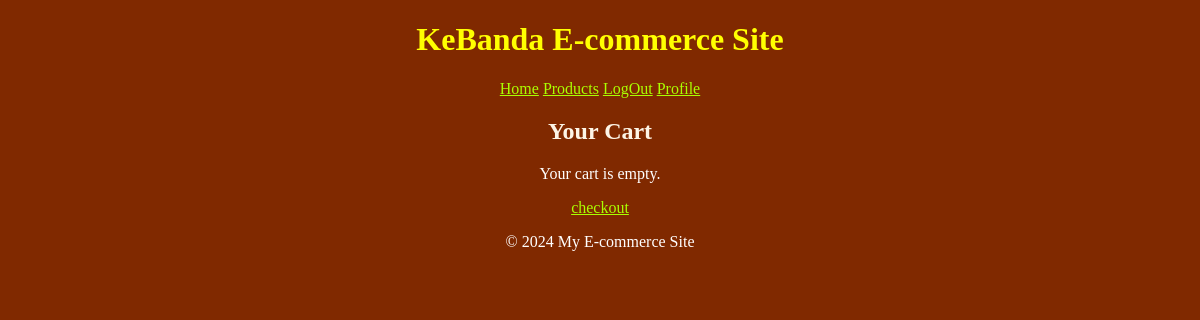
Before: /cart/detail/ (signed in) with the older database file.
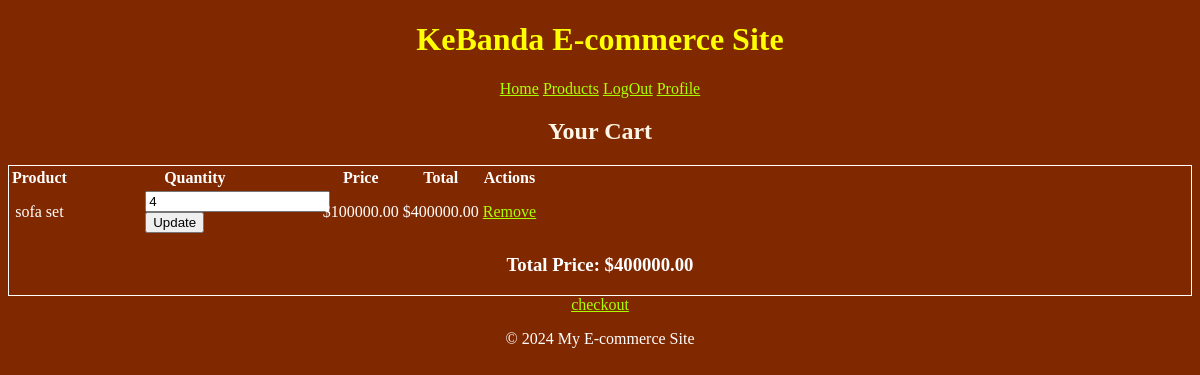
After: the same page with the newer database file.
### cart/models.py (models this page shows, shortened)
class CartItem(models.Model):
    cart = models.ForeignKey(Cart, on_delete=models.CASCADE, related_name='items')
    product = models.ForeignKey(Product, on_delete=models.CASCADE)
    quantity = models.PositiveIntegerField(default=1)
    def total_price(self):
        return self.product.price * self.quantity  # Uses product's price

class Cart(models.Model):
    user = models.ForeignKey(User, on_delete=models.CASCADE, related_name='cart')
    created_at = models.DateTimeField(auto_now_add=True)
    def total_price(self):
        return sum(item.total_price() for item in self.items.all())

### products/models.py (models this page shows, shortened)
class Product(models.Model):
    name = models.CharField(max_length=255)
    slug = models.SlugField(max_length=255, unique=True)
    description = models.TextField()
    price = models.DecimalField(max_digits=10, decimal_places=2)
    stock = models.PositiveIntegerField()
    category = models.ForeignKey(Category, on_delete=models.CASCADE, related_name='products')
    created_at = models.DateTimeField(auto_now_add=True)
    updated_at = models.DateTimeField(auto_now=True)

### cart/views.py (the view)
# urls.py: path('detail/', views.cart_detail, name='cart_detail'),
@login_required
def cart_detail(request):
    cart, created = Cart.objects.get_or_create(user=request.user)
    return render(request, 'cart/cart_detail.html', {'cart': cart})

### cart/templates/cart/cart_detail.html (shortened to what this page needs)
{% extends "base.html" %}
{% block content %}
<h2>Your Cart</h2>
{% if cart.items.all %}
<div>
    <table>
        <tr>
            <th>Product</th>
            <th>Quantity</th>
            <th>Price</th>
            <th>Total</th>
            <th>Actions</th>
        </tr>
        {% for item in cart.items.all %}
        <tr>
            <td>{{ item.product.name }}</td>
            <td>
                <form action="{% url 'update_cart' item.id %}" method="post">
                    <input type="number" name="quantity" value="{{ item.quantity }}" min="1">
                    <button type="submit">Update</button>
                </form>
            </td>
            <td>${{ item.product.price }}</td>
            <td>${{ item.total_price }}</td>
            <td>
                <a href="{% url 'remove_from_cart' item.id %}">Remove</a>
            </td>
        </tr>
        {% endfor %}
    </table>
    <h3>Total Price: ${{ cart.total_price }}</h3>
{% else %}
    <p>Your cart is empty.</p>
{% endif %}
</div>
<a href="{% url 'orders:checkout' %}">checkout</a>
{% endblock %}

Changed rows visible on the page:
added CartItem: product.name "sofa set", quantity "4", product.price "100000.00", total_price "400000.00"
now on this page (row unchanged): Cart: total_price "400000.00"
Other visible differences:
text no longer shown: "Your cart is empty."
text now shown: "Product Quantity Price Total Actions Total Price: $"
